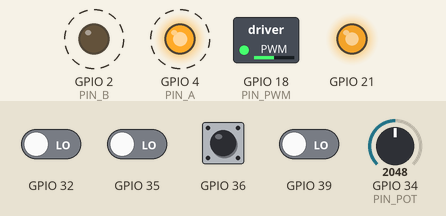
Recording of a program running on a simulated ESP32. Parts: switched loads named in the program (green lamp = pin HIGH), output pins drawn as LEDs (lit = HIGH). Dashed ring = blinking. The test bench sets the inputs (shaded band); at power-on: GPIO 32, GPIO 35, GPIO 36, GPIO 39 LOW, GPIO 34 (PIN_POT) = 2048.

Above: at 1.2 s.
1.3 s: GPIO 34 (PIN_POT) set to 2866
At 2.3 s:
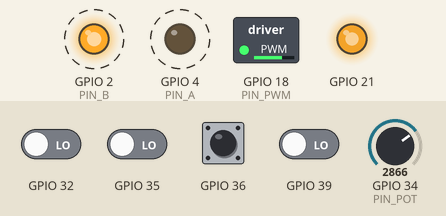
5.4 s: GPIO 34 (PIN_POT) set to 3603
At 6.6 s:
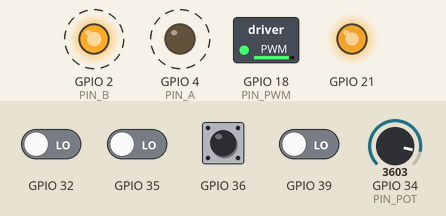
9.5 s: GPIO 34 (PIN_POT) set to 491
At 10.8 s:
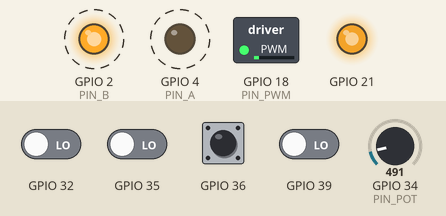
13.6 s: GPIO 34 (PIN_POT) set to 0
At 14.8 s:
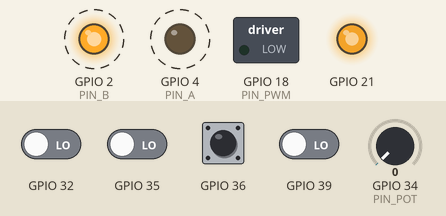
17.7 s: GPIO 34 (PIN_POT) set to 2047
At 18.8 s:
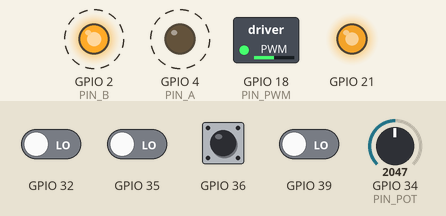
21.8 s: GPIO 36 pulsed HIGH 5 times (0.12 s each, 0.3 s apart)
At 24.8 s:
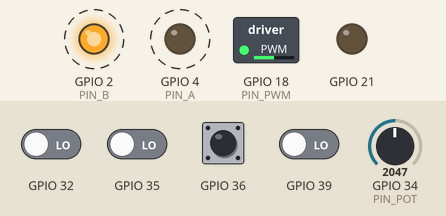
Timing chart, 0 to 26.3 s (numbered marks = the images above; inputs shaded):
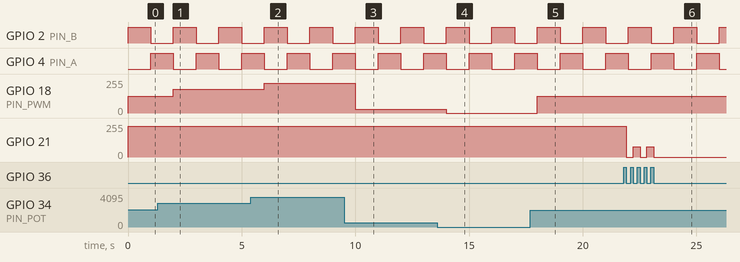

The program:

main.cpp
```cpp
#include <Arduino.h>
#include "DEF.h"
#include "Buttons.h"
#include "MotorController.h"
#include "freertos/FreeRTOS.h"
#include "freertos/task.h"

Motor motorAspas(MOTOR_ASPAS);
Motor motorBase(PIN_A, PIN_B, PIN_PWM);
Buttons botones(BOTON_ENCENDIDO, BOTON_LOWSPEED, BOTON_MEDIUMSPEED, BOTON_HIGHSPEED, PIN_POT);
TaskHandle_t Tarea0;

bool encendido = false;
void loop0(void *parameter)
{
    for (;;)
    {
        motorBase.baseLeft(botones.readPot());
        delay(1000);
        motorBase.baseRight(botones.readPot());
        delay(1000);
    }
}

void setup()
{
    Serial.begin(115200);
    motorAspas.initAspas(0, FRECUENCY, RESOLUTION);
    motorBase.initBase(1, FRECUENCY, RESOLUTION);
    botones.init();
    xTaskCreatePinnedToCore(loop0, "Tarea_0", 1000, NULL, 1, &Tarea0, 0); // Core 0
}

void loop()
{
    if (botones.buttonOnPressed())
    {
        if (encendido)
        {
            motorAspas.aspas(Motor::STOP);
            encendido = false;
        }
        else
        {
            motorAspas.aspas(Motor::LOW_SPEED);
            encendido = true;
        }
    }
    if (botones.button30Pressed())
    {
        motorAspas.aspas(Motor::LOW_SPEED);
        encendido = true;
    }
    else if (botones.button60Pressed())
    {
        motorAspas.aspas(Motor::MEDIUM_SPEED);
        encendido = true;
    }
    else if (botones.button90Pressed())
    {
        motorAspas.aspas(Motor::HIGH_SPEED);
        encendido = true;
    }
}
```

Buttons.h
```cpp
#ifndef __BUTTONS_H__
#define __BUTTONS_H__

#include <Arduino.h>

class Buttons
{
public:

    Buttons(uint8_t _pinB1, uint8_t _pinB2, uint8_t _pinB3, uint8_t _pinB4, uint8_t _pinPot);


    void init();

    uint8_t readPot();
    bool buttonOnPressed();
    bool button30Pressed();
    bool button60Pressed();
    bool button90Pressed();

private:
    uint8_t pinB1, pinB2, pinB3, pinB4, pinPot;
    uint8_t lastStateB1, lastStateB2, lastStateB3, lastStateB4;
};

#endif // __BUTTONS_H__
```

DEF.h
```cpp
#include <Arduino.h>
#define MOTOR_ASPAS 21

#define LED_CHANNEL_ASPAS 0
#define FRECUENCY 5000
#define RESOLUTION 8

#define BOTON_ENCENDIDO 36
#define BOTON_LOWSPEED 39
#define BOTON_MEDIUMSPEED 35
#define BOTON_HIGHSPEED 32
#define PIN_POT 34


#define PIN_A 4
#define PIN_B 2
#define PIN_PWM 18
```

MotorController.h
```cpp
#ifndef __MOTORCONTROLLER_H__
#define __MOTORCONTROLLER_H__
#include <Arduino.h>

class Motor
{

public:

    enum SPEED {
        STOP =0,
        LOW_SPEED = 76,
        MEDIUM_SPEED = 153,
        HIGH_SPEED = 230,
        MAX_SPEED = 255
    };
    // Constructor para el motor de las elices
    Motor(uint8_t _pinMotorA);

    // Constructor para el motor de la base
    Motor(uint8_t _pinMotorB, uint8_t _pinMotorC, uint8_t _pinSpeed);

    // #define LED_CHANNEL_ASPAS 0
    // #define FRECUENCY 5000
    // #define RESOLUTION 8
    void initAspas(uint8_t channel, uint32_t frequency, uint8_t resolution);

    void initBase(uint8_t channel, uint32_t frequency, uint8_t resolution);

    void aspas(SPEED Speed);
    void baseRight(uint8_t setSpeed);
    void baseLeft(uint8_t setSpeed);

private:
    uint8_t pinMotorA;
    uint8_t pinMotorB;
    uint8_t pinMotorC;
    uint8_t pinSpeed;
    uint8_t ledChannel;
    bool isThreePinMotor;
};

#endif ////__MOTORCONTROLLER_H__
```

PWMLED.h
```cpp
#ifndef PWMLED_H
#define PWMLED_H

#include <Arduino.h>

class PWMLED
{
public:
    enum SPEED
    {
        SPEED30 = 0,
        SPEED60,
        SPEED90
    };
    PWMLED(uint8_t _pin);
    void init(uint8_t channel, uint32_t frequency, uint8_t resolution);
    void ledPWM(uint8_t pwmValue);

private:
    uint8_t pin;
    uint8_t ledChannel;
};

#endif // PWMLED_H
```

Buttons.cpp
```cpp
#include "Buttons.h"

// Constructor
Buttons::Buttons(uint8_t _pinB1, uint8_t _pinB2, uint8_t _pinB3, uint8_t _pinB4, uint8_t _pinPot)
{
    pinB1 = _pinB1;
    pinB2 = _pinB2;
    pinB3 = _pinB3;
    pinB4 = _pinB4;
    pinPot = _pinPot;

    lastStateB1 = HIGH;
    lastStateB2 = HIGH;
    lastStateB3 = HIGH;
    lastStateB4 = HIGH;
}

void Buttons::init()
{
    pinMode(pinB1, INPUT);
    pinMode(pinB2, INPUT);
    pinMode(pinB3, INPUT);
    pinMode(pinB4, INPUT);
    pinMode(pinPot, INPUT);
}

uint8_t Buttons::readPot()
{
    int readPot = analogRead(pinPot);
    return map(readPot, 0, 4095, 0, 255);
}

bool Buttons::buttonOnPressed()
{
    bool currentState = digitalRead(pinB1);
    if (currentState == LOW && lastStateB1 == HIGH)
    {
        lastStateB1 = currentState;
        return true;
    }
    lastStateB1 = currentState;
    return false;
}

bool Buttons::button30Pressed()
{
    bool currentState = digitalRead(pinB2);
    if (currentState == LOW && lastStateB2 == HIGH)
    {
        lastStateB2 = currentState;
        return true;
    }
    lastStateB2 = currentState;
    return false;
}

bool Buttons::button60Pressed()
{
    bool currentState = digitalRead(pinB3);
    if (currentState == LOW && lastStateB3 == HIGH)
    {
        lastStateB3 = currentState;
        return true;
    }
    lastStateB3 = currentState;
    return false;
}

bool Buttons::button90Pressed()
{
    bool currentState = digitalRead(pinB4);
    if (currentState == LOW && lastStateB4 == HIGH)
    {
        lastStateB4 = currentState;
        return true;
    }
    lastStateB4 = currentState;
    return false;
}
```

MotorController.cpp
```cpp
#include "MotorController.h"
#include "PWMLED.h"

Motor::Motor(uint8_t _pinMotorA)
{
    pinMotorA = _pinMotorA;
    isThreePinMotor = false;
}

Motor::Motor(uint8_t _pinMotorB, uint8_t _pinMotorC, uint8_t _pinSpeed)
{
    pinMotorC = _pinMotorC;
    pinMotorB = _pinMotorB;
    pinSpeed = _pinSpeed;
    isThreePinMotor = true;
}

void Motor::initAspas(uint8_t channel, uint32_t frequency, uint8_t resolution)
{
    ledChannel = channel;
    ledcSetup(ledChannel, frequency, resolution);
    ledcAttachPin(pinMotorA, ledChannel);
}
void Motor::aspas(SPEED Speed)
{
    ledcWrite(ledChannel, Speed);
}
void Motor::initBase(uint8_t channel, uint32_t frequency, uint8_t resolution)
{
    ledChannel = channel;
    ledcSetup(ledChannel, frequency, resolution);
    ledcAttachPin(pinSpeed, ledChannel);
    pinMode(pinMotorB, OUTPUT);
    pinMode(pinMotorC, OUTPUT);

    digitalWrite(pinMotorB, LOW);
    digitalWrite(pinMotorC, LOW);
}

void Motor::baseRight(uint8_t setSpeed)
{

    digitalWrite(pinMotorB, HIGH);
    digitalWrite(pinMotorC, LOW);
    ledcWrite(ledChannel, setSpeed);
}

void Motor::baseLeft(uint8_t setSpeed)
{
    digitalWrite(pinMotorB, LOW);
    digitalWrite(pinMotorC, HIGH);
    ledcWrite(ledChannel, setSpeed);
}
```

PWMLED.cpp
```cpp
#include "PWMLED.h"

PWMLED::PWMLED(uint8_t _pin) {
    pin = _pin;
}

void PWMLED::init(uint8_t channel, uint32_t frequency, uint8_t resolution) {
    ledChannel = channel;
    ledcSetup(ledChannel, frequency, resolution);
    ledcAttachPin(pin, ledChannel);
}

void PWMLED::ledPWM(uint8_t pwmValue) {
    ledcWrite(ledChannel, pwmValue);
}
```

Measured:
- after the input at 1.3 s, GPIO 18 (PIN_PWM): 127/255 → 177/255 after 0.70 s
- after the input at 5.4 s, GPIO 18 (PIN_PWM): 177/255 → 223/255 after 0.60 s
- after the input at 9.5 s, GPIO 18 (PIN_PWM): 223/255 → 30/255 after 0.50 s
- after the input at 13.6 s, GPIO 18 (PIN_PWM): 30/255 → 0/255 after 0.40 s
- after the input at 17.7 s, GPIO 18 (PIN_PWM): 0/255 → 127/255 after 0.30 s
- after the input at 21.8 s, GPIO 21: alternates 76/255 for 0.30 s and 0/255 for 0.30 s, 5 changes in all, then stays 0/255, starting after 0.12 s
- by itself, GPIO 2 (PIN_B), GPIO 4 (PIN_A): alternates HIGH for 1.0 s and LOW for 1.0 s
